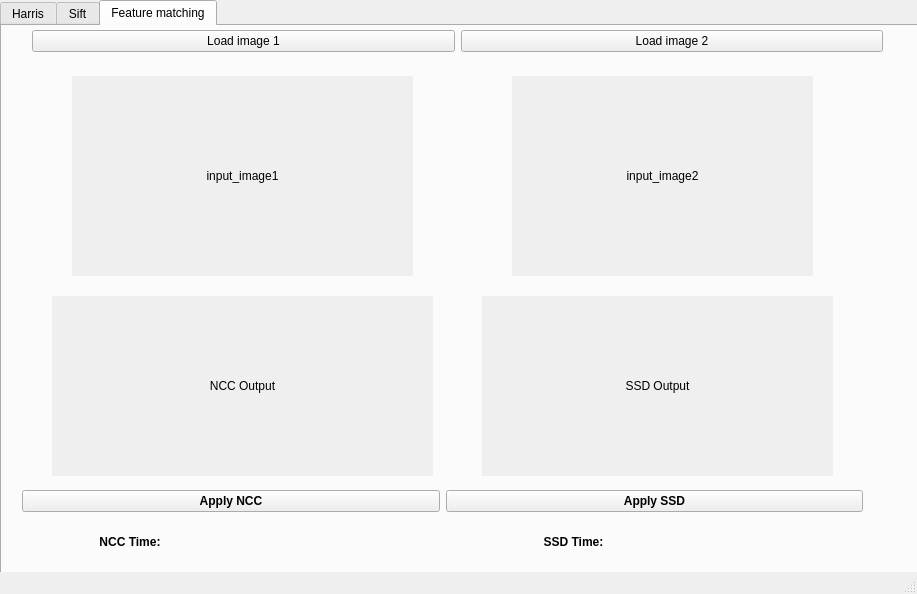
<?xml version="1.0" encoding="UTF-8"?>
<ui version="4.0">
 <class>MainWindow</class>
 <widget class="QMainWindow" name="MainWindow">
  <property name="geometry">
   <rect>
    <x>0</x>
    <y>0</y>
    <width>917</width>
    <height>594</height>
   </rect>
  </property>
  <property name="windowTitle">
   <string>MainWindow</string>
  </property>
  <widget class="QWidget" name="centralwidget">
   <widget class="QTabWidget" name="tabs">
    <property name="geometry">
     <rect>
      <x>0</x>
      <y>0</y>
      <width>1201</width>
      <height>621</height>
     </rect>
    </property>
    <property name="sizePolicy">
     <sizepolicy hsizetype="Expanding" vsizetype="Expanding">
      <horstretch>0</horstretch>
      <verstretch>0</verstretch>
     </sizepolicy>
    </property>
    <property name="font">
     <font>
      <weight>50</weight>
      <bold>false</bold>
     </font>
    </property>
    <property name="currentIndex">
     <number>2</number>
    </property>
    <property name="usesScrollButtons">
     <bool>true</bool>
    </property>
    <property name="documentMode">
     <bool>false</bool>
    </property>
    <property name="tabsClosable">
     <bool>false</bool>
    </property>
    <widget class="QWidget" name="harris_tab">
     <attribute name="title">
      <string>Harris</string>
     </attribute>
     <widget class="QWidget" name="gridLayoutWidget_2">
      <property name="geometry">
       <rect>
        <x>20</x>
        <y>370</y>
        <width>261</width>
        <height>81</height>
       </rect>
      </property>
      <layout class="QGridLayout" name="gridLayout_14">
       <item row="0" column="0">
        <widget class="QLabel" name="computation_time_4">
         <property name="font">
          <font>
           <weight>75</weight>
           <bold>true</bold>
          </font>
         </property>
         <property name="text">
          <string>Harris Time:</string>
         </property>
         <property name="alignment">
          <set>Qt::AlignCenter</set>
         </property>
        </widget>
       </item>
       <item row="0" column="1">
        <widget class="QLabel" name="harris_time">
         <property name="text">
          <string/>
         </property>
        </widget>
       </item>
      </layout>
     </widget>
     <widget class="QWidget" name="gridLayoutWidget_3">
      <property name="geometry">
       <rect>
        <x>20</x>
        <y>90</y>
        <width>261</width>
        <height>51</height>
       </rect>
      </property>
      <layout class="QGridLayout" name="gridLayout_15">
       <item row="0" column="0">
        <widget class="QLabel" name="filename_1">
         <property name="text">
          <string>filename: </string>
         </property>
         <property name="alignment">
          <set>Qt::AlignCenter</set>
         </property>
        </widget>
       </item>
       <item row="0" column="1">
        <widget class="QLabel" name="file_path_1">
         <property name="text">
          <string/>
         </property>
        </widget>
       </item>
      </layout>
     </widget>
     <widget class="QPushButton" name="browse">
      <property name="geometry">
       <rect>
        <x>60</x>
        <y>40</y>
        <width>191</width>
        <height>41</height>
       </rect>
      </property>
      <property name="text">
       <string>Load image</string>
      </property>
     </widget>
     <widget class="QWidget" name="gridLayoutWidget">
      <property name="geometry">
       <rect>
        <x>20</x>
        <y>160</y>
        <width>271</width>
        <height>111</height>
       </rect>
      </property>
      <layout class="QGridLayout" name="gridLayout_16">
       <item row="1" column="0">
        <widget class="QLabel" name="threshold">
         <property name="text">
          <string>Threshold</string>
         </property>
        </widget>
       </item>
       <item row="0" column="0">
        <widget class="QLabel" name="sensitivity">
         <property name="text">
          <string>Sensitivity</string>
         </property>
        </widget>
       </item>
       <item row="0" column="1">
        <widget class="QLineEdit" name="lineEdit_sensitivity"/>
       </item>
       <item row="1" column="1">
        <widget class="QLineEdit" name="lineEdit_threshold"/>
       </item>
      </layout>
     </widget>
     <widget class="QPushButton" name="apply_harris">
      <property name="geometry">
       <rect>
        <x>100</x>
        <y>290</y>
        <width>101</width>
        <height>31</height>
       </rect>
      </property>
      <property name="font">
       <font>
        <weight>75</weight>
        <bold>true</bold>
       </font>
      </property>
      <property name="text">
       <string>Apply</string>
      </property>
     </widget>
     <widget class="QLabel" name="output_image_1">
      <property name="geometry">
       <rect>
        <x>510</x>
        <y>270</y>
        <width>300</width>
        <height>250</height>
       </rect>
      </property>
      <property name="maximumSize">
       <size>
        <width>16777215</width>
        <height>300</height>
       </size>
      </property>
      <property name="autoFillBackground">
       <bool>true</bool>
      </property>
      <property name="text">
       <string>output_image</string>
      </property>
      <property name="scaledContents">
       <bool>true</bool>
      </property>
      <property name="alignment">
       <set>Qt::AlignCenter</set>
      </property>
     </widget>
     <widget class="QLabel" name="input_image_1">
      <property name="geometry">
       <rect>
        <x>510</x>
        <y>10</y>
        <width>300</width>
        <height>250</height>
       </rect>
      </property>
      <property name="sizePolicy">
       <sizepolicy hsizetype="Preferred" vsizetype="Fixed">
        <horstretch>0</horstretch>
        <verstretch>0</verstretch>
       </sizepolicy>
      </property>
      <property name="maximumSize">
       <size>
        <width>16777214</width>
        <height>300</height>
       </size>
      </property>
      <property name="autoFillBackground">
       <bool>true</bool>
      </property>
      <property name="text">
       <string>input_image</string>
      </property>
      <property name="scaledContents">
       <bool>true</bool>
      </property>
      <property name="alignment">
       <set>Qt::AlignCenter</set>
      </property>
      <property name="wordWrap">
       <bool>false</bool>
      </property>
     </widget>
    </widget>
    <widget class="QWidget" name="sift_tab">
     <attribute name="title">
      <string>Sift</string>
     </attribute>
     <widget class="QPushButton" name="browse_4">
      <property name="geometry">
       <rect>
        <x>380</x>
        <y>10</y>
        <width>191</width>
        <height>41</height>
       </rect>
      </property>
      <property name="text">
       <string>Load image</string>
      </property>
     </widget>
     <widget class="QLabel" name="input_sift">
      <property name="geometry">
       <rect>
        <x>30</x>
        <y>90</y>
        <width>421</width>
        <height>331</height>
       </rect>
      </property>
      <property name="autoFillBackground">
       <bool>true</bool>
      </property>
      <property name="text">
       <string>Input image</string>
      </property>
      <property name="scaledContents">
       <bool>true</bool>
      </property>
      <property name="alignment">
       <set>Qt::AlignCenter</set>
      </property>
     </widget>
     <widget class="QLabel" name="output_sift">
      <property name="geometry">
       <rect>
        <x>480</x>
        <y>90</y>
        <width>421</width>
        <height>331</height>
       </rect>
      </property>
      <property name="autoFillBackground">
       <bool>true</bool>
      </property>
      <property name="text">
       <string>Output image</string>
      </property>
      <property name="scaledContents">
       <bool>true</bool>
      </property>
      <property name="alignment">
       <set>Qt::AlignCenter</set>
      </property>
     </widget>
     <widget class="QWidget" name="gridLayoutWidget_4">
      <property name="geometry">
       <rect>
        <x>150</x>
        <y>490</y>
        <width>651</width>
        <height>41</height>
       </rect>
      </property>
      <layout class="QGridLayout" name="gridLayout_19">
       <item row="0" column="0">
        <widget class="QLabel" name="computation_time_sift">
         <property name="font">
          <font>
           <weight>75</weight>
           <bold>true</bold>
          </font>
         </property>
         <property name="text">
          <string>SIFT Time:</string>
         </property>
         <property name="alignment">
          <set>Qt::AlignCenter</set>
         </property>
        </widget>
       </item>
       <item row="0" column="1">
        <widget class="QLabel" name="sift_time">
         <property name="text">
          <string/>
         </property>
        </widget>
       </item>
      </layout>
     </widget>
     <widget class="QPushButton" name="apply_sift">
      <property name="geometry">
       <rect>
        <x>420</x>
        <y>440</y>
        <width>101</width>
        <height>31</height>
       </rect>
      </property>
      <property name="font">
       <font>
        <weight>75</weight>
        <bold>true</bold>
       </font>
      </property>
      <property name="text">
       <string>Apply</string>
      </property>
     </widget>
    </widget>
    <widget class="QWidget" name="feature_tab">
     <attribute name="title">
      <string>Feature matching</string>
     </attribute>
     <widget class="QWidget" name="horizontalLayoutWidget">
      <property name="geometry">
       <rect>
        <x>30</x>
        <y>0</y>
        <width>851</width>
        <height>31</height>
       </rect>
      </property>
      <layout class="QHBoxLayout" name="horizontalLayout">
       <item>
        <widget class="QPushButton" name="browse_2">
         <property name="text">
          <string>Load image 1</string>
         </property>
        </widget>
       </item>
       <item>
        <widget class="QPushButton" name="browse_3">
         <property name="text">
          <string>Load image 2</string>
         </property>
        </widget>
       </item>
      </layout>
     </widget>
     <widget class="QWidget" name="horizontalLayoutWidget_2">
      <property name="geometry">
       <rect>
        <x>20</x>
        <y>460</y>
        <width>841</width>
        <height>31</height>
       </rect>
      </property>
      <layout class="QHBoxLayout" name="horizontalLayout_2">
       <item>
        <widget class="QPushButton" name="apply_ncc">
         <property name="font">
          <font>
           <weight>75</weight>
           <bold>true</bold>
          </font>
         </property>
         <property name="text">
          <string>Apply NCC</string>
         </property>
        </widget>
       </item>
       <item>
        <widget class="QPushButton" name="apply_ssd">
         <property name="font">
          <font>
           <weight>75</weight>
           <bold>true</bold>
          </font>
         </property>
         <property name="text">
          <string>Apply SSD</string>
         </property>
        </widget>
       </item>
      </layout>
     </widget>
     <widget class="QWidget" name="horizontalLayoutWidget_3">
      <property name="geometry">
       <rect>
        <x>20</x>
        <y>500</y>
        <width>881</width>
        <height>31</height>
       </rect>
      </property>
      <layout class="QHBoxLayout" name="horizontalLayout_7">
       <item>
        <widget class="QLabel" name="label_4">
         <property name="font">
          <font>
           <weight>75</weight>
           <bold>true</bold>
          </font>
         </property>
         <property name="text">
          <string>NCC Time:</string>
         </property>
         <property name="alignment">
          <set>Qt::AlignCenter</set>
         </property>
        </widget>
       </item>
       <item>
        <widget class="QLabel" name="ncc_time">
         <property name="text">
          <string/>
         </property>
        </widget>
       </item>
       <item>
        <widget class="QLabel" name="label_2">
         <property name="font">
          <font>
           <weight>75</weight>
           <bold>true</bold>
          </font>
         </property>
         <property name="text">
          <string>SSD Time:</string>
         </property>
         <property name="alignment">
          <set>Qt::AlignCenter</set>
         </property>
        </widget>
       </item>
       <item>
        <widget class="QLabel" name="ssd_time">
         <property name="text">
          <string/>
         </property>
        </widget>
       </item>
      </layout>
     </widget>
     <widget class="QLabel" name="input_feature_2">
      <property name="geometry">
       <rect>
        <x>510</x>
        <y>50</y>
        <width>301</width>
        <height>200</height>
       </rect>
      </property>
      <property name="sizePolicy">
       <sizepolicy hsizetype="Preferred" vsizetype="Fixed">
        <horstretch>0</horstretch>
        <verstretch>0</verstretch>
       </sizepolicy>
      </property>
      <property name="maximumSize">
       <size>
        <width>16777214</width>
        <height>200</height>
       </size>
      </property>
      <property name="autoFillBackground">
       <bool>true</bool>
      </property>
      <property name="text">
       <string>input_image2</string>
      </property>
      <property name="scaledContents">
       <bool>true</bool>
      </property>
      <property name="alignment">
       <set>Qt::AlignCenter</set>
      </property>
      <property name="wordWrap">
       <bool>false</bool>
      </property>
     </widget>
     <widget class="QLabel" name="input_feature_1">
      <property name="geometry">
       <rect>
        <x>70</x>
        <y>50</y>
        <width>341</width>
        <height>200</height>
       </rect>
      </property>
      <property name="sizePolicy">
       <sizepolicy hsizetype="Preferred" vsizetype="Fixed">
        <horstretch>0</horstretch>
        <verstretch>0</verstretch>
       </sizepolicy>
      </property>
      <property name="maximumSize">
       <size>
        <width>16777214</width>
        <height>200</height>
       </size>
      </property>
      <property name="autoFillBackground">
       <bool>true</bool>
      </property>
      <property name="text">
       <string>input_image1</string>
      </property>
      <property name="scaledContents">
       <bool>true</bool>
      </property>
      <property name="alignment">
       <set>Qt::AlignCenter</set>
      </property>
      <property name="wordWrap">
       <bool>false</bool>
      </property>
     </widget>
     <widget class="QLabel" name="output_ssd">
      <property name="geometry">
       <rect>
        <x>480</x>
        <y>270</y>
        <width>351</width>
        <height>180</height>
       </rect>
      </property>
      <property name="sizePolicy">
       <sizepolicy hsizetype="Preferred" vsizetype="Fixed">
        <horstretch>0</horstretch>
        <verstretch>0</verstretch>
       </sizepolicy>
      </property>
      <property name="maximumSize">
       <size>
        <width>16777214</width>
        <height>180</height>
       </size>
      </property>
      <property name="autoFillBackground">
       <bool>true</bool>
      </property>
      <property name="text">
       <string>SSD Output</string>
      </property>
      <property name="scaledContents">
       <bool>true</bool>
      </property>
      <property name="alignment">
       <set>Qt::AlignCenter</set>
      </property>
      <property name="wordWrap">
       <bool>false</bool>
      </property>
     </widget>
     <widget class="QLabel" name="output_ncc">
      <property name="geometry">
       <rect>
        <x>50</x>
        <y>270</y>
        <width>381</width>
        <height>180</height>
       </rect>
      </property>
      <property name="sizePolicy">
       <sizepolicy hsizetype="Preferred" vsizetype="Fixed">
        <horstretch>0</horstretch>
        <verstretch>0</verstretch>
       </sizepolicy>
      </property>
      <property name="maximumSize">
       <size>
        <width>16777214</width>
        <height>180</height>
       </size>
      </property>
      <property name="autoFillBackground">
       <bool>true</bool>
      </property>
      <property name="text">
       <string>NCC Output</string>
      </property>
      <property name="scaledContents">
       <bool>true</bool>
      </property>
      <property name="alignment">
       <set>Qt::AlignCenter</set>
      </property>
      <property name="wordWrap">
       <bool>false</bool>
      </property>
     </widget>
    </widget>
   </widget>
  </widget>
  <widget class="QStatusBar" name="statusbar"/>
 </widget>
 <resources/>
 <connections/>
</ui>
